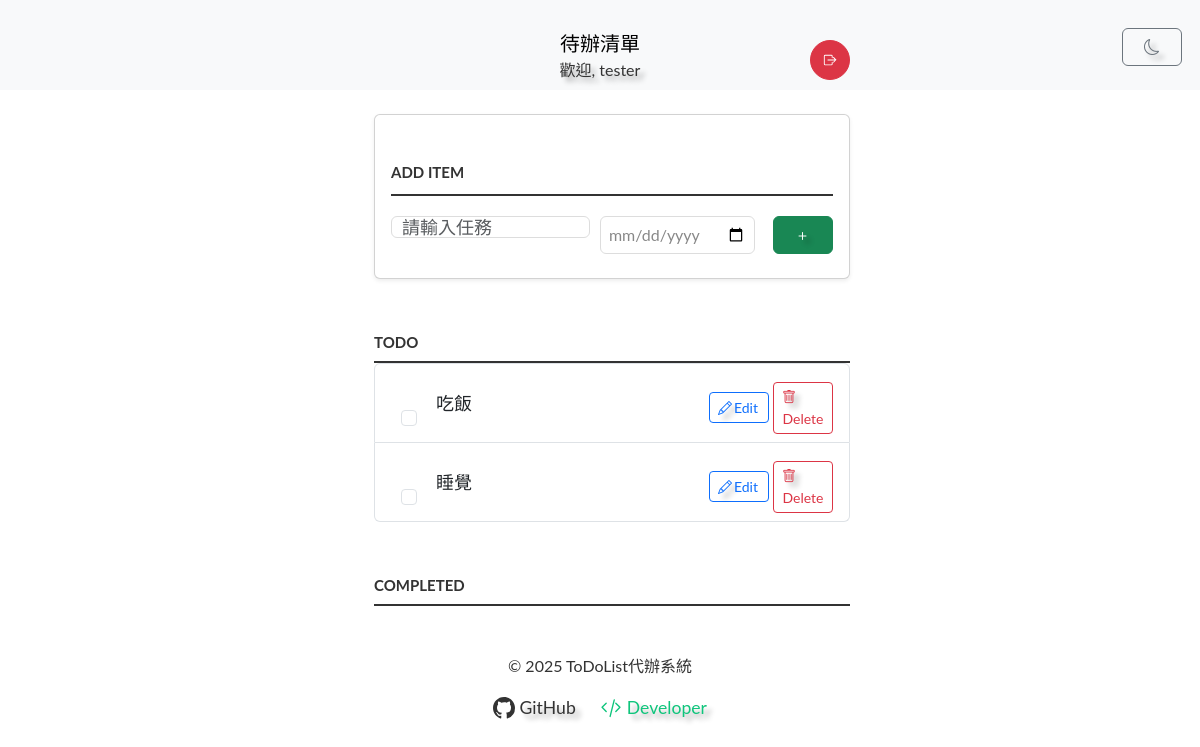
The page /tasks/ (signed in) on the database as committed earlier.
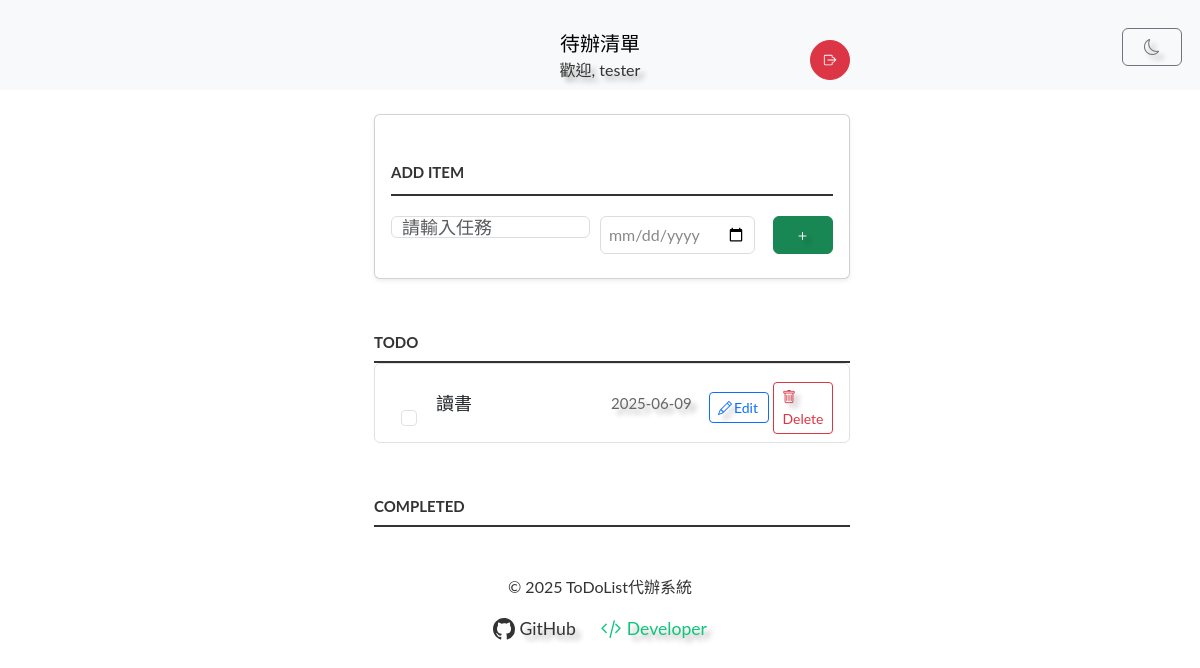
The same page on the database as committed later.
### tasks/models.py (models this page shows, shortened)
class Task(models.Model):
    user = models.ForeignKey(User, on_delete=models.CASCADE)  # 關聯用戶
    title = models.CharField(max_length=255)                  # 任務標題
    date = models.DateField(null=True, blank=True)            # 任務日期
    completed = models.BooleanField(default=False)            # 完成狀態
    description = models.TextField(blank=True, null=True)     # 任務描述

### tasks/views.py (the view)
# urls.py: path('tasks/', views.task_list, name='task_list'),
@login_required
def task_list(request):
    tasks = Task.objects.filter(user=request.user).order_by('date')
    return render(request, 'tasks/task_list.html', {'tasks': tasks})

### tasks/templates/tasks/task_list.html (shortened to what this page needs)
{% extends 'base.html' %}
{% load static %}
{% block content %}
<link rel="stylesheet" href="{% static 'style.css' %}" type="text/css" media="screen" charset="utf-8">
<div class="container" style="max-width: 500px;">
  <form id="add-task-form" class="card shadow-sm p-3 mb-4 bg-body rounded">
    <p class="mb-2">
      <label for="new-task" class="form-label">Add Item</label>
      <input id="new-task" type="text" autocomplete="off" class="form-control d-inline-block" style="width: 45%;" placeholder="請輸入任務">
      <input id="new-task-date" type="date" class="form-control d-inline-block" style="width: 35%;" placeholder="日期">
      <button id="add-task-btn" type="submit" class="btn btn-success ms-2" title="新增">
        <span class="bi bi-plus"></span>
      </button>
    </p>
  </form>
  <h3 class="mt-4">Todo</h3>
  <ul id="incomplete-tasks" class="list-group mb-4">
    {% if user.is_authenticated %}
      {% for task in tasks %}
        {% if not task.completed %}
          <li data-id="{{ task.id }}" class="list-group-item d-flex align-items-center">
            <input type="checkbox" class="form-check-input me-2">
            <label class="flex-grow-1">{{ task.title }}</label>
            <span class="task-date ms-2">{% if task.date %}{{ task.date|date:"Y-m-d" }}{% endif %}</span>
            <button class="edit btn btn-outline-primary btn-sm ms-2" title="編輯">
              <span class="bi bi-pencil"></span> Edit
            </button>
            <button class="delete btn btn-outline-danger btn-sm ms-1" title="刪除">
              <span class="bi bi-trash"></span> Delete
            </button>
          </li>
        {% endif %}
      {% endfor %}
    {% else %}
      <li class="list-group-item text-center">
        <p>請先<a href="{% url 'login' %}">登入</a>查看您的任務</p>
      </li>
    {% endif %}
  </ul>
  <h3>Completed</h3>
</div>
<link rel="stylesheet" href="https://cdn.jsdelivr.net/npm/bootstrap-icons@1.10.5/font/bootstrap-icons.css">
{% endblock %}

Rows that differ between the two databases and show on the page:
removed Task: title "吃飯"
removed Task: title "睡覺"
added Task: title "讀書", date "2025-06-09"
